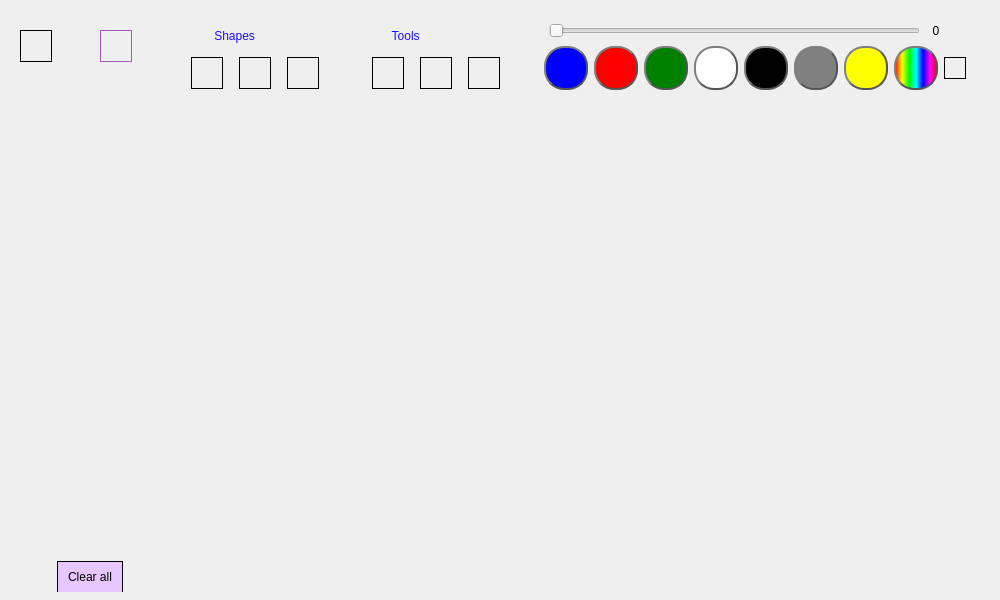
<?xml version="1.0" encoding="UTF-8"?>
<ui version="4.0">
 <class>MainWindow</class>
 <widget class="QMainWindow" name="MainWindow">
  <property name="geometry">
   <rect>
    <x>0</x>
    <y>0</y>
    <width>1000</width>
    <height>600</height>
   </rect>
  </property>
  <property name="sizePolicy">
   <sizepolicy hsizetype="Fixed" vsizetype="Fixed">
    <horstretch>0</horstretch>
    <verstretch>0</verstretch>
   </sizepolicy>
  </property>
  <property name="minimumSize">
   <size>
    <width>1000</width>
    <height>600</height>
   </size>
  </property>
  <property name="maximumSize">
   <size>
    <width>1000</width>
    <height>600</height>
   </size>
  </property>
  <property name="windowTitle">
   <string>Simple Paint</string>
  </property>
  <property name="styleSheet">
   <string notr="true">

#MainWindow
{

	background-color: qlineargradient(spread:pad, x1:0, y1:0, x2:1, y2:0, stop:0 rgba(245, 224, 176, 255), stop:0.09 rgba(246, 189, 237, 255), stop:0.14 rgba(194, 207, 246, 255), stop:0.19 rgba(184, 160, 168, 255), stop:0.25 rgba(171, 186, 248, 255), stop:0.32 rgba(243, 248, 224, 255), stop:0.385 rgba(249, 162, 183, 255), stop:0.47 rgba(100, 115, 124, 255), stop:0.58 rgba(251, 205, 202, 255), stop:0.65 rgba(170, 128, 185, 255), stop:0.75 rgba(252, 222, 204, 255), stop:0.805 rgba(206, 122, 218, 255), stop:0.86 rgba(254, 223, 175, 255), stop:0.91 rgba(254, 236, 244, 255), stop:1 rgba(255, 191, 221, 255));
}
#triangleButton
{
border-image:url(:/triangle.png);
}
#rectButton
{
border-image: url(:/rect.png);
}

#elipseButton
{
border-image: url(:/round.png);
}

#clearPen
{
border-image:url(:/eraser.png);
}

#pencilButton
{
border-image: url(:/pencil.png);
}
#textButton
{
border-image: url(:/Text.png);
}
#saveButton
{
border-image: url(:/Save.png);
}

#openButton
{
border-image: url(:/open.png);
}
</string>
  </property>
  <property name="iconSize">
   <size>
    <width>40</width>
    <height>40</height>
   </size>
  </property>
  <property name="dockNestingEnabled">
   <bool>false</bool>
  </property>
  <widget class="QWidget" name="centralWidget">
   <property name="styleSheet">
    <string notr="true">QPushButton {
min-width: 30;
max-width: 30;
min-height: 30;
max-height: 30;
border: 1 solid black;
}

#colorIndicator {
min-width: 20;
max-width: 20;
min-height: 20;
max-height: 20;
}</string>
   </property>
   <widget class="CanvasWidget" name="display" native="true">
    <property name="geometry">
     <rect>
      <x>180</x>
      <y>110</y>
      <width>811</width>
      <height>481</height>
     </rect>
    </property>
    <property name="sizePolicy">
     <sizepolicy hsizetype="Expanding" vsizetype="Preferred">
      <horstretch>0</horstretch>
      <verstretch>0</verstretch>
     </sizepolicy>
    </property>
   </widget>
   <widget class="QWidget" name="layoutWidget">
    <property name="geometry">
     <rect>
      <x>10</x>
      <y>550</y>
      <width>161</width>
      <height>42</height>
     </rect>
    </property>
    <layout class="QHBoxLayout" name="horizontalLayout">
     <item>
      <widget class="QPushButton" name="clearAll">
       <property name="minimumSize">
        <size>
         <width>66</width>
         <height>32</height>
        </size>
       </property>
       <property name="maximumSize">
        <size>
         <width>66</width>
         <height>32</height>
        </size>
       </property>
       <property name="styleSheet">
        <string notr="true">min-width: 64;
font: 75 10pt &quot;MS Sans Serif&quot;;
max-width: 64;
background-color: rgb(232, 199, 255);</string>
       </property>
       <property name="text">
        <string>Clear all</string>
       </property>
      </widget>
     </item>
    </layout>
   </widget>
   <widget class="QWidget" name="layoutWidget">
    <property name="geometry">
     <rect>
      <x>530</x>
      <y>10</y>
      <width>451</width>
      <height>91</height>
     </rect>
    </property>
    <layout class="QGridLayout" name="gridLayout_3">
     <item row="0" column="0">
      <layout class="QHBoxLayout" name="horizontalLayout_4">
       <property name="leftMargin">
        <number>5</number>
       </property>
       <property name="topMargin">
        <number>0</number>
       </property>
       <property name="rightMargin">
        <number>10</number>
       </property>
       <item>
        <widget class="QSlider" name="brushSize_slider">
         <property name="sizePolicy">
          <sizepolicy hsizetype="Preferred" vsizetype="Fixed">
           <horstretch>0</horstretch>
           <verstretch>0</verstretch>
          </sizepolicy>
         </property>
         <property name="minimum">
          <number>1</number>
         </property>
         <property name="maximum">
          <number>40</number>
         </property>
         <property name="pageStep">
          <number>5</number>
         </property>
         <property name="value">
          <number>1</number>
         </property>
         <property name="orientation">
          <enum>Qt::Horizontal</enum>
         </property>
        </widget>
       </item>
       <item>
        <widget class="QLabel" name="brushSize_label">
         <property name="sizePolicy">
          <sizepolicy hsizetype="Fixed" vsizetype="Preferred">
           <horstretch>0</horstretch>
           <verstretch>0</verstretch>
          </sizepolicy>
         </property>
         <property name="minimumSize">
          <size>
           <width>10</width>
           <height>10</height>
          </size>
         </property>
         <property name="maximumSize">
          <size>
           <width>30</width>
           <height>30</height>
          </size>
         </property>
         <property name="text">
          <string>  0</string>
         </property>
        </widget>
       </item>
      </layout>
     </item>
     <item row="1" column="0">
      <layout class="QGridLayout" name="gridLayout_2">
       <item row="0" column="0">
        <layout class="QGridLayout" name="gridLayout">
         <item row="0" column="3">
          <widget class="QPushButton" name="color_white">
           <property name="styleSheet">
            <string notr="true">
QPushButton {
	background-color: white;
    border: 2px solid #555;
    border-radius: 20px;
    border-style: outset;
    
    padding: 5px;
    }



QPushButton:pressed {
    border-style: inset;
    background: qradialgradient(
        cx: 0.4, cy: -0.1, fx: 0.4, fy: -0.1,
        radius: 1.35, stop: 0 #fff, stop: 1 #ddd
        );
    }</string>
           </property>
           <property name="text">
            <string/>
           </property>
           <attribute name="buttonGroup">
            <string notr="true">colorSelectGroup</string>
           </attribute>
          </widget>
         </item>
         <item row="0" column="2">
          <widget class="QPushButton" name="color_green">
           <property name="styleSheet">
            <string notr="true">
QPushButton {
	background-color: green;
    border: 2px solid #555;
    border-radius: 20px;
    border-style: outset;
    
    padding: 5px;
    }



QPushButton:pressed {
    border-style: inset;
    background: qradialgradient(
        cx: 0.4, cy: -0.1, fx: 0.4, fy: -0.1,
        radius: 1.35, stop: 0 #fff, stop: 1 #ddd
        );
    }</string>
           </property>
           <property name="text">
            <string/>
           </property>
           <attribute name="buttonGroup">
            <string notr="true">colorSelectGroup</string>
           </attribute>
          </widget>
         </item>
         <item row="0" column="0">
          <widget class="QPushButton" name="color_blue">
           <property name="styleSheet">
            <string notr="true">
QPushButton {
	background-color: blue;
    border: 2px solid #555;
    border-radius: 20px;
    border-style: outset;
    
    padding: 5px;
    }



QPushButton:pressed {
    border-style: inset;
    background: qradialgradient(
        cx: 0.4, cy: -0.1, fx: 0.4, fy: -0.1,
        radius: 1.35, stop: 0 #fff, stop: 1 #ddd
        );
    }
</string>
           </property>
           <property name="text">
            <string/>
           </property>
           <property name="iconSize">
            <size>
             <width>20</width>
             <height>20</height>
            </size>
           </property>
           <attribute name="buttonGroup">
            <string notr="true">colorSelectGroup</string>
           </attribute>
          </widget>
         </item>
         <item row="0" column="5">
          <widget class="QPushButton" name="color_grey">
           <property name="styleSheet">
            <string notr="true">
QPushButton {
	background-color: gray;
    border: 2px solid #555;
    border-radius: 20px;
    border-style: outset;
    
    padding: 5px;
    }



QPushButton:pressed {
    border-style: inset;
    background: qradialgradient(
        cx: 0.4, cy: -0.1, fx: 0.4, fy: -0.1,
        radius: 1.35, stop: 0 #fff, stop: 1 #ddd
        );
    }</string>
           </property>
           <property name="text">
            <string/>
           </property>
           <attribute name="buttonGroup">
            <string notr="true">colorSelectGroup</string>
           </attribute>
          </widget>
         </item>
         <item row="0" column="1">
          <widget class="QPushButton" name="color_red">
           <property name="styleSheet">
            <string notr="true">QPushButton {
	background-color: red;
    border: 2px solid #555;
    border-radius: 20px;
    border-style: outset;
    
    padding: 5px;
    }



QPushButton:pressed {
    border-style: inset;
    background: qradialgradient(
        cx: 0.4, cy: -0.1, fx: 0.4, fy: -0.1,
        radius: 1.35, stop: 0 #fff, stop: 1 #ddd
        );
    }</string>
           </property>
           <property name="text">
            <string/>
           </property>
           <attribute name="buttonGroup">
            <string notr="true">colorSelectGroup</string>
           </attribute>
          </widget>
         </item>
         <item row="0" column="4">
          <widget class="QPushButton" name="color_black">
           <property name="styleSheet">
            <string notr="true">
QPushButton {
	background-color: black;
    border: 2px solid #555;
    border-radius: 20px;
    border-style: outset;
    
    padding: 5px;
    }



QPushButton:pressed {
    border-style: inset;
    background: qradialgradient(
        cx: 0.4, cy: -0.1, fx: 0.4, fy: -0.1,
        radius: 1.35, stop: 0 #fff, stop: 1 #ddd
        );
    }</string>
           </property>
           <property name="text">
            <string/>
           </property>
           <attribute name="buttonGroup">
            <string notr="true">colorSelectGroup</string>
           </attribute>
          </widget>
         </item>
         <item row="0" column="6">
          <widget class="QPushButton" name="color_yellow">
           <property name="styleSheet">
            <string notr="true">
QPushButton {
	background-color: yellow;
    border: 2px solid #555;
    border-radius: 20px;
    border-style: outset;
    
    padding: 5px;
    }



QPushButton:pressed {
    border-style: inset;
    background: qradialgradient(
        cx: 0.4, cy: -0.1, fx: 0.4, fy: -0.1,
        radius: 1.35, stop: 0 #fff, stop: 1 #ddd
        );
    }</string>
           </property>
           <property name="text">
            <string/>
           </property>
           <attribute name="buttonGroup">
            <string notr="true">colorSelectGroup</string>
           </attribute>
          </widget>
         </item>
         <item row="0" column="7">
          <widget class="QPushButton" name="color_custom">
           <property name="styleSheet">
            <string notr="true">


QPushButton {
	background-color: qlineargradient(spread:pad, x1:0, y1:0, x2:1, y2:0, stop:0 rgba(255, 0, 0, 255), stop:0.166 rgba(255, 255, 0, 255), stop:0.333 rgba(0, 255, 0, 255), stop:0.5 rgba(0, 255, 255, 255), stop:0.666 rgba(0, 0, 255, 255), stop:0.833 rgba(255, 0, 255, 255), stop:1 rgba(255, 0, 0, 255));

    border: 2px solid #555;
    border-radius: 20px;
    border-style: outset;
    
    padding: 5px;
    }



QPushButton:pressed {
    border-style: inset;
    background: qradialgradient(
        cx: 0.4, cy: -0.1, fx: 0.4, fy: -0.1,
        radius: 1.35, stop: 0 #fff, stop: 1 #ddd
        );
    }
</string>
           </property>
           <property name="text">
            <string/>
           </property>
          </widget>
         </item>
        </layout>
       </item>
       <item row="0" column="1">
        <layout class="QHBoxLayout" name="horizontalLayout_5">
         <property name="spacing">
          <number>5</number>
         </property>
         <property name="topMargin">
          <number>0</number>
         </property>
         <item>
          <widget class="QPushButton" name="colorIndicator">
           <property name="sizePolicy">
            <sizepolicy hsizetype="Minimum" vsizetype="Minimum">
             <horstretch>0</horstretch>
             <verstretch>0</verstretch>
            </sizepolicy>
           </property>
           <property name="minimumSize">
            <size>
             <width>22</width>
             <height>22</height>
            </size>
           </property>
           <property name="maximumSize">
            <size>
             <width>22</width>
             <height>22</height>
            </size>
           </property>
           <property name="styleSheet">
            <string notr="true"/>
           </property>
           <property name="text">
            <string/>
           </property>
          </widget>
         </item>
        </layout>
       </item>
      </layout>
     </item>
    </layout>
   </widget>
   <widget class="QPushButton" name="saveButton">
    <property name="enabled">
     <bool>true</bool>
    </property>
    <property name="geometry">
     <rect>
      <x>100</x>
      <y>30</y>
      <width>32</width>
      <height>32</height>
     </rect>
    </property>
    <property name="sizePolicy">
     <sizepolicy hsizetype="Preferred" vsizetype="Preferred">
      <horstretch>0</horstretch>
      <verstretch>0</verstretch>
     </sizepolicy>
    </property>
    <property name="minimumSize">
     <size>
      <width>32</width>
      <height>32</height>
     </size>
    </property>
    <property name="maximumSize">
     <size>
      <width>32</width>
      <height>32</height>
     </size>
    </property>
    <property name="styleSheet">
     <string notr="true">border-color: rgb(166, 86, 182);

font: 75 10pt &quot;MS Sans Serif&quot;;
</string>
    </property>
    <property name="text">
     <string/>
    </property>
    <property name="iconSize">
     <size>
      <width>30</width>
      <height>30</height>
     </size>
    </property>
   </widget>
   <widget class="QPushButton" name="openButton">
    <property name="geometry">
     <rect>
      <x>20</x>
      <y>30</y>
      <width>32</width>
      <height>32</height>
     </rect>
    </property>
    <property name="sizePolicy">
     <sizepolicy hsizetype="Preferred" vsizetype="Preferred">
      <horstretch>0</horstretch>
      <verstretch>0</verstretch>
     </sizepolicy>
    </property>
    <property name="minimumSize">
     <size>
      <width>32</width>
      <height>32</height>
     </size>
    </property>
    <property name="maximumSize">
     <size>
      <width>32</width>
      <height>32</height>
     </size>
    </property>
    <property name="styleSheet">
     <string notr="true"/>
    </property>
    <property name="text">
     <string/>
    </property>
    <property name="iconSize">
     <size>
      <width>60</width>
      <height>60</height>
     </size>
    </property>
   </widget>
   <widget class="QWidget" name="layoutWidget">
    <property name="geometry">
     <rect>
      <x>351</x>
      <y>10</y>
      <width>171</width>
      <height>91</height>
     </rect>
    </property>
    <layout class="QVBoxLayout" name="verticalLayout_2">
     <item>
      <widget class="QLabel" name="label_2">
       <property name="minimumSize">
        <size>
         <width>0</width>
         <height>30</height>
        </size>
       </property>
       <property name="maximumSize">
        <size>
         <width>16777215</width>
         <height>30</height>
        </size>
       </property>
       <property name="styleSheet">
        <string notr="true">
color: rgb(28, 12, 255);
font: 75 14pt &quot;MS Sans Serif&quot;;</string>
       </property>
       <property name="text">
        <string>         Tools</string>
       </property>
       <property name="textFormat">
        <enum>Qt::MarkdownText</enum>
       </property>
      </widget>
     </item>
     <item>
      <layout class="QHBoxLayout" name="horizontalLayout_2">
       <item>
        <widget class="QPushButton" name="textButton">
         <property name="minimumSize">
          <size>
           <width>32</width>
           <height>32</height>
          </size>
         </property>
         <property name="maximumSize">
          <size>
           <width>32</width>
           <height>32</height>
          </size>
         </property>
         <property name="styleSheet">
          <string notr="true"/>
         </property>
         <property name="text">
          <string/>
         </property>
         <property name="iconSize">
          <size>
           <width>30</width>
           <height>30</height>
          </size>
         </property>
         <property name="checkable">
          <bool>true</bool>
         </property>
        </widget>
       </item>
       <item>
        <widget class="QPushButton" name="pencilButton">
         <property name="minimumSize">
          <size>
           <width>32</width>
           <height>32</height>
          </size>
         </property>
         <property name="maximumSize">
          <size>
           <width>32</width>
           <height>32</height>
          </size>
         </property>
         <property name="styleSheet">
          <string notr="true"/>
         </property>
         <property name="text">
          <string/>
         </property>
         <property name="iconSize">
          <size>
           <width>33</width>
           <height>33</height>
          </size>
         </property>
        </widget>
       </item>
       <item>
        <widget class="QPushButton" name="clearPen">
         <property name="minimumSize">
          <size>
           <width>32</width>
           <height>32</height>
          </size>
         </property>
         <property name="maximumSize">
          <size>
           <width>32</width>
           <height>32</height>
          </size>
         </property>
         <property name="styleSheet">
          <string notr="true"/>
         </property>
         <property name="text">
          <string/>
         </property>
         <property name="iconSize">
          <size>
           <width>35</width>
           <height>36</height>
          </size>
         </property>
        </widget>
       </item>
      </layout>
     </item>
    </layout>
   </widget>
   <widget class="QWidget" name="layoutWidget">
    <property name="geometry">
     <rect>
      <x>170</x>
      <y>10</y>
      <width>171</width>
      <height>91</height>
     </rect>
    </property>
    <layout class="QVBoxLayout" name="verticalLayout">
     <item>
      <widget class="QLabel" name="label">
       <property name="maximumSize">
        <size>
         <width>16777215</width>
         <height>30</height>
        </size>
       </property>
       <property name="styleSheet">
        <string notr="true">
color: rgb(28, 12, 255);
font: 75 14pt &quot;MS Sans Serif&quot;;</string>
       </property>
       <property name="text">
        <string>          Shapes</string>
       </property>
       <property name="textFormat">
        <enum>Qt::MarkdownText</enum>
       </property>
      </widget>
     </item>
     <item>
      <layout class="QHBoxLayout" name="horizontalLayout_3">
       <item>
        <widget class="QPushButton" name="elipseButton">
         <property name="minimumSize">
          <size>
           <width>32</width>
           <height>32</height>
          </size>
         </property>
         <property name="maximumSize">
          <size>
           <width>32</width>
           <height>32</height>
          </size>
         </property>
         <property name="styleSheet">
          <string notr="true"/>
         </property>
         <property name="text">
          <string/>
         </property>
         <property name="iconSize">
          <size>
           <width>28</width>
           <height>30</height>
          </size>
         </property>
        </widget>
       </item>
       <item>
        <widget class="QPushButton" name="triangleButton">
         <property name="text">
          <string/>
         </property>
        </widget>
       </item>
       <item>
        <widget class="QPushButton" name="rectButton">
         <property name="minimumSize">
          <size>
           <width>32</width>
           <height>32</height>
          </size>
         </property>
         <property name="maximumSize">
          <size>
           <width>32</width>
           <height>32</height>
          </size>
         </property>
         <property name="styleSheet">
          <string notr="true"/>
         </property>
         <property name="text">
          <string/>
         </property>
         <property name="iconSize">
          <size>
           <width>30</width>
           <height>30</height>
          </size>
         </property>
        </widget>
       </item>
      </layout>
     </item>
    </layout>
   </widget>
  </widget>
 </widget>
 <layoutdefault spacing="6" margin="11"/>
 <customwidgets>
  <customwidget>
   <class>CanvasWidget</class>
   <extends>QWidget</extends>
   <header location="global">canvaswidget.h</header>
   <container>1</container>
  </customwidget>
 </customwidgets>
 <resources/>
 <connections/>
 <buttongroups>
  <buttongroup name="colorSelectGroup"/>
 </buttongroups>
</ui>
